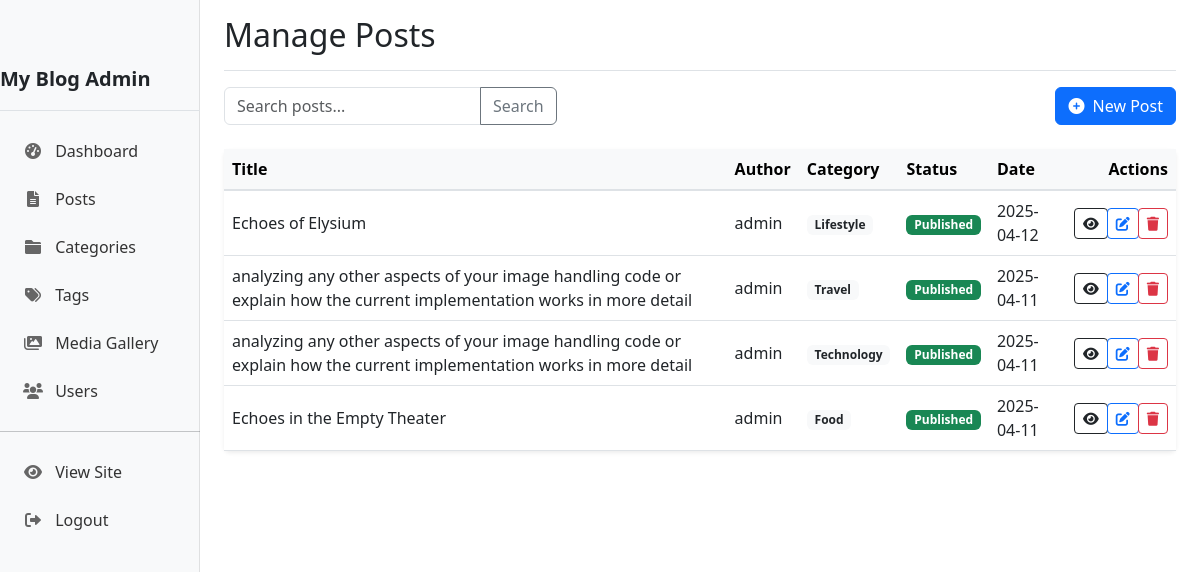
Page /admin/posts (signed in) on the committed database.
### models.py (models this page shows, shortened)
class Post(db.Model):
    id = db.Column(db.Integer, primary_key=True)
    title = db.Column(db.String(255), nullable=False)
    slug = db.Column(db.String(255), unique=True, nullable=False)
    summary = db.Column(db.Text, nullable=True)
    content = db.Column(db.Text, nullable=False)
    published = db.Column(db.Boolean, default=False)
    featured_image = db.Column(db.String(255), nullable=True)
    created_at = db.Column(db.DateTime, default=datetime.utcnow)
    updated_at = db.Column(db.DateTime, default=datetime.utcnow, onupdate=datetime.utcnow)
    meta_description = db.Column(db.String(255), nullable=True)
    meta_keywords = db.Column(db.String(255), nullable=True)
    author_id = db.Column(db.Integer, db.ForeignKey('user.id'), nullable=False)
    category_id = db.Column(db.Integer, db.ForeignKey('category.id'), nullable=True)
    tags = db.relationship('Tag', secondary=post_tags, lazy='subquery',
                          backref=db.backref('posts', lazy=True))

class User(db.Model, UserMixin):
    id = db.Column(db.Integer, primary_key=True)
    username = db.Column(db.String(50), unique=True, nullable=False)
    email = db.Column(db.String(120), unique=True, nullable=False)
    password_hash = db.Column(db.String(128), nullable=False)
    is_admin = db.Column(db.Boolean, default=False)
    created_at = db.Column(db.DateTime, default=datetime.utcnow)
    posts = db.relationship('Post', backref='author', lazy=True)

class Category(db.Model):
    id = db.Column(db.Integer, primary_key=True)
    name = db.Column(db.String(50), nullable=False)
    slug = db.Column(db.String(50), unique=True, nullable=False)
    created_at = db.Column(db.DateTime, default=datetime.utcnow)
    posts = db.relationship('Post', backref='category', lazy=True)

### routes.py (the view)
    @login_required
    def decorated_function(*args, **kwargs):
        if not current_user.is_admin:
            abort(403)  # Forbidden
        return f(*args, **kwargs)

### app.py (called while the page is built)
@app.after_request
def add_cache_control(response):
    if request.path.startswith('/static'):
        if 'css' in request.path or 'js' in request.path:
            response.cache_control.max_age = 31536000
        elif 'img' in request.path or 'uploads' in request.path:
            response.cache_control.max_age = 604800
    return response

@app.context_processor
def inject_globals():
    categories = Category.query.all()
    popular_tags = Tag.query.join(Tag.posts).group_by(Tag.id).order_by(func.count().desc()).limit(10).all()
    recent_posts = Post.query.filter_by(published=True).order_by(Post.created_at.desc()).limit(5).all()
    current_year = datetime.now().year
    return {
        'categories': categories,
        'popular_tags': popular_tags,
        'recent_posts': recent_posts,
        'current_year': current_year
    }

### models.py (called while the page is built)
@login_manager.user_loader
def load_user(user_id):
    return User.query.get(int(user_id))

### routes.py (called while the page is built)
def admin_required(f):
    @login_required
    def decorated_function(*args, **kwargs):
        if not current_user.is_admin:
            abort(403)  # Forbidden
        return f(*args, **kwargs)
    decorated_function.__name__ = f.__name__
    return decorated_function

@app.route('/admin/posts')
@admin_required
def admin_posts():
    page = request.args.get('page', 1, type=int)
    search_query = request.args.get('q', '')
    if search_query:
        posts = Post.query.filter(
            Post.title.contains(search_query) |
            Post.content.contains(search_query)
        ).order_by(Post.created_at.desc()).paginate(page=page, per_page=10)
    else:
        posts = Post.query.order_by(Post.created_at.desc()).paginate(page=page, per_page=10)
    return render_template('admin/posts.html', title='Manage Posts', posts=posts)

### app/templates/admin/posts.html (shortened to what this page needs)
{% extends "admin/layout.html" %}
{% block content %}
<div class="d-flex justify-content-between align-items-center mb-4">
    <div>
        <form class="d-flex" method="GET">
            <div class="input-group">
                <input type="text" class="form-control" placeholder="Search posts..." name="q" value="{{ request.args.get('q', '') }}">
                <button class="btn btn-outline-secondary" type="submit">Search</button>
            </div>
        </form>
    </div>
    <a href="{{ url_for('new_post') }}" class="btn btn-primary">
        <i class="fas fa-plus-circle me-1"></i> New Post
    </a>
</div>
<div class="card border-0 shadow-sm">
    <div class="card-body p-0">
        <div class="table-responsive">
            <table class="table table-hover align-middle mb-0">
                <thead class="table-light">
                    <tr>
                        <th>Title</th>
                        <th>Author</th>
                        <th>Category</th>
                        <th>Status</th>
                        <th>Date</th>
                        <th class="text-end">Actions</th>
                    </tr>
                </thead>
                <tbody>
                    {% for post in posts.items %}
                        <tr>
                            <td>
                                <a href="{{ url_for('edit_post', post_id=post.id) }}" class="text-decoration-none fw-medium text-dark">
                                    {{ post.title }}
                                </a>
                            </td>
                            <td>{{ post.author.username }}</td>
                            <td>
                                {% if post.category %}
                                    <span class="badge bg-light text-dark">{{ post.category.name }}</span>
                                {% else %}
                                    <span class="text-muted">—</span>
                                {% endif %}
                            </td>
                            <td>
                                {% if post.published %}
                                    <span class="badge bg-success">Published</span>
                                {% else %}
                                    <span class="badge bg-secondary">Draft</span>
                                {% endif %}
                            </td>
                            <td>{{ post.created_at.strftime('%Y-%m-%d') }}</td>
                            <td class="text-end">
                                <div class="btn-group">
                                    <a href="{{ url_for('post', slug=post.slug) }}" class="btn btn-sm btn-outline-dark" target="_blank" title="View">
                                        <i class="fas fa-eye"></i>
                                    </a>
                                    <a href="{{ url_for('edit_post', post_id=post.id) }}" class="btn btn-sm btn-outline-primary" title="Edit">
                                        <i class="fas fa-edit"></i>
                                    </a>
                                    <button type="button" class="btn btn-sm btn-outline-danger" data-bs-toggle="modal" data-bs-target="#deleteModal{{ post.id }}" title="Delete">
                                        <i class="fas fa-trash"></i>
                                    </button>
                                </div>
                            </td>
                        </tr>
                    {% else %}
                        <tr>
                            <td colspan="6" class="text-center py-4">
                                <p class="text-muted mb-0">No posts found</p>
                            </td>
                        </tr>
                    {% endfor %}
                </tbody>
            </table>
        </div>
    </div>
</div>
{% endblock %}

### app/static/css/admin.css (style rules this page uses)
.card { border: none; box-shadow: 0 0.125rem 0.25rem rgba(0, 0, 0, 0.075); margin-bottom: 1.5rem; transition: transform 0.3s ease, box-shadow 0.3s ease; }
.table { margin-bottom: 0; }
.table th { border-top: none; font-weight: 600; }
.table thead th { border-top: none; border-bottom: 2px solid #dee2e6; }
.btn-group .btn { border-radius: 0.25rem !important; margin-right: 0.25rem; }
.btn-group .btn:last-child { margin-right: 0; }
.btn-group > .btn { margin-right: 0; }

### rows in the picture
Post: title "Echoes of Elysium", author.username "admin", category.name "Lifestyle", published "Published", created_at "2025-04-12"
Post: title "analyzing any other aspects of your image handling code or explain how the current implementation works in more detail", author.username "admin", category.name "Travel", published "Published", created_at "2025-04-11"
Post: title "analyzing any other aspects of your image handling code or explain how the current implementation works in more detail", author.username "admin", category.name "Technology", published "Published", created_at "2025-04-11"
Post: title "Echoes in the Empty Theater", author.username "admin", category.name "Food", published "Published", created_at "2025-04-11"

### other values in the picture
{{ title }} "Manage Posts"
